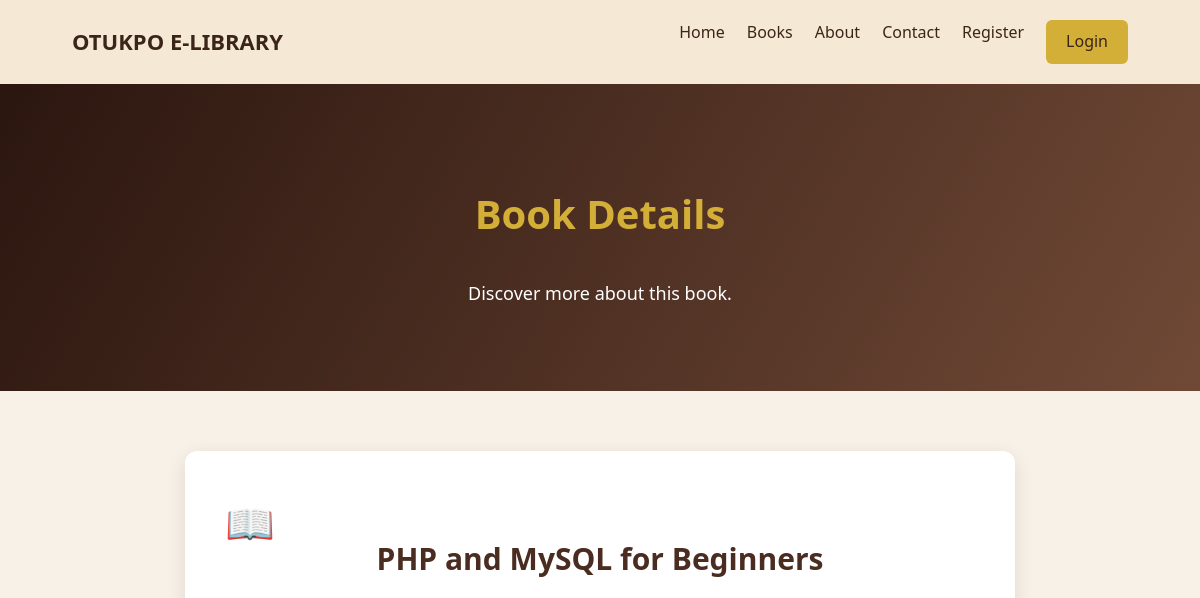
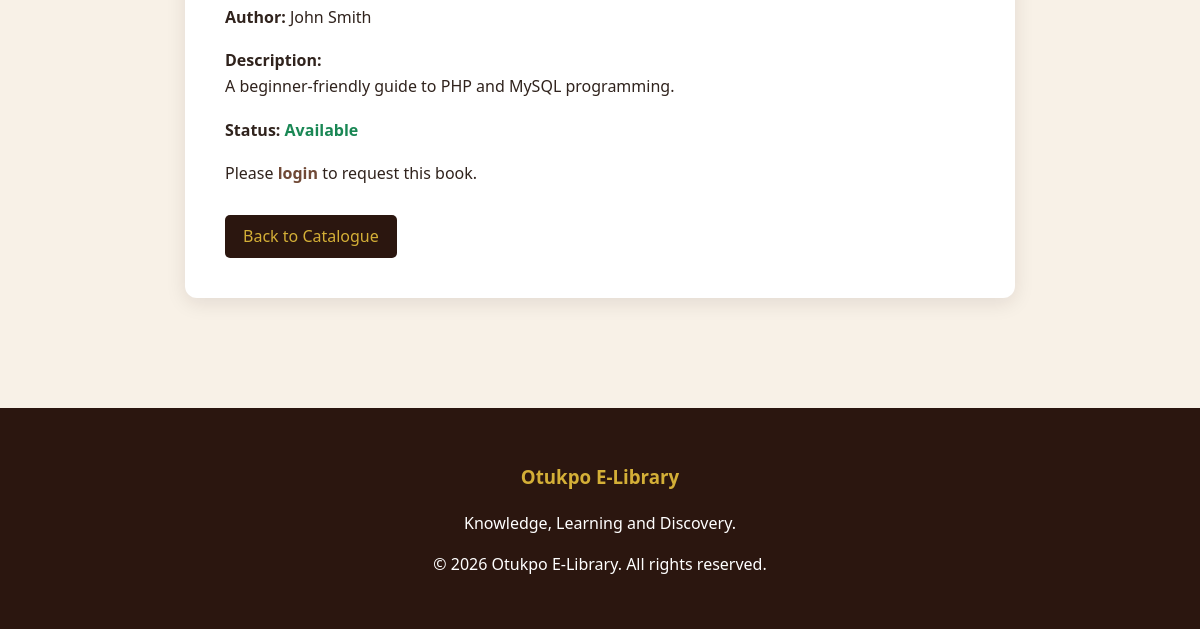
The app's page /book.php?id=1, older data (2 pictures, top to bottom).
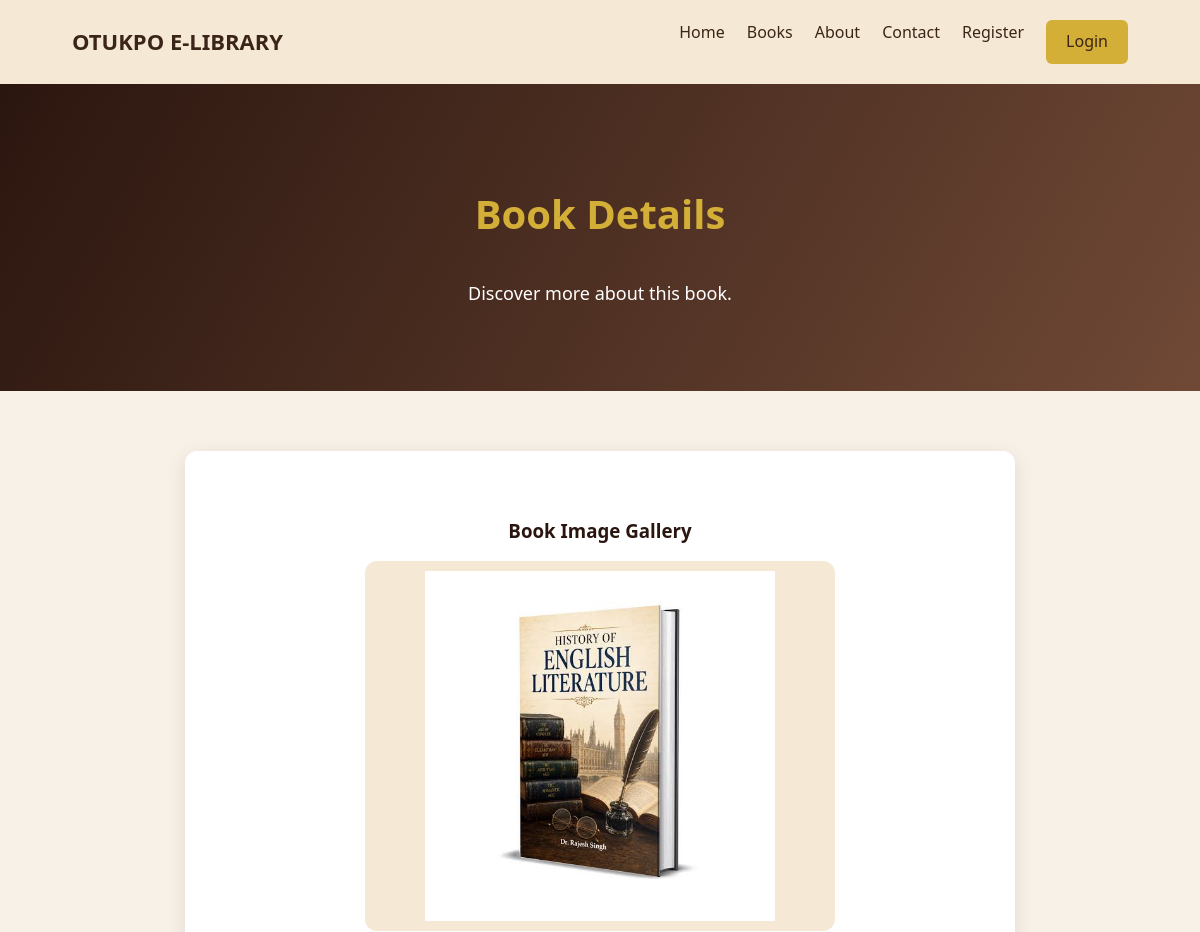
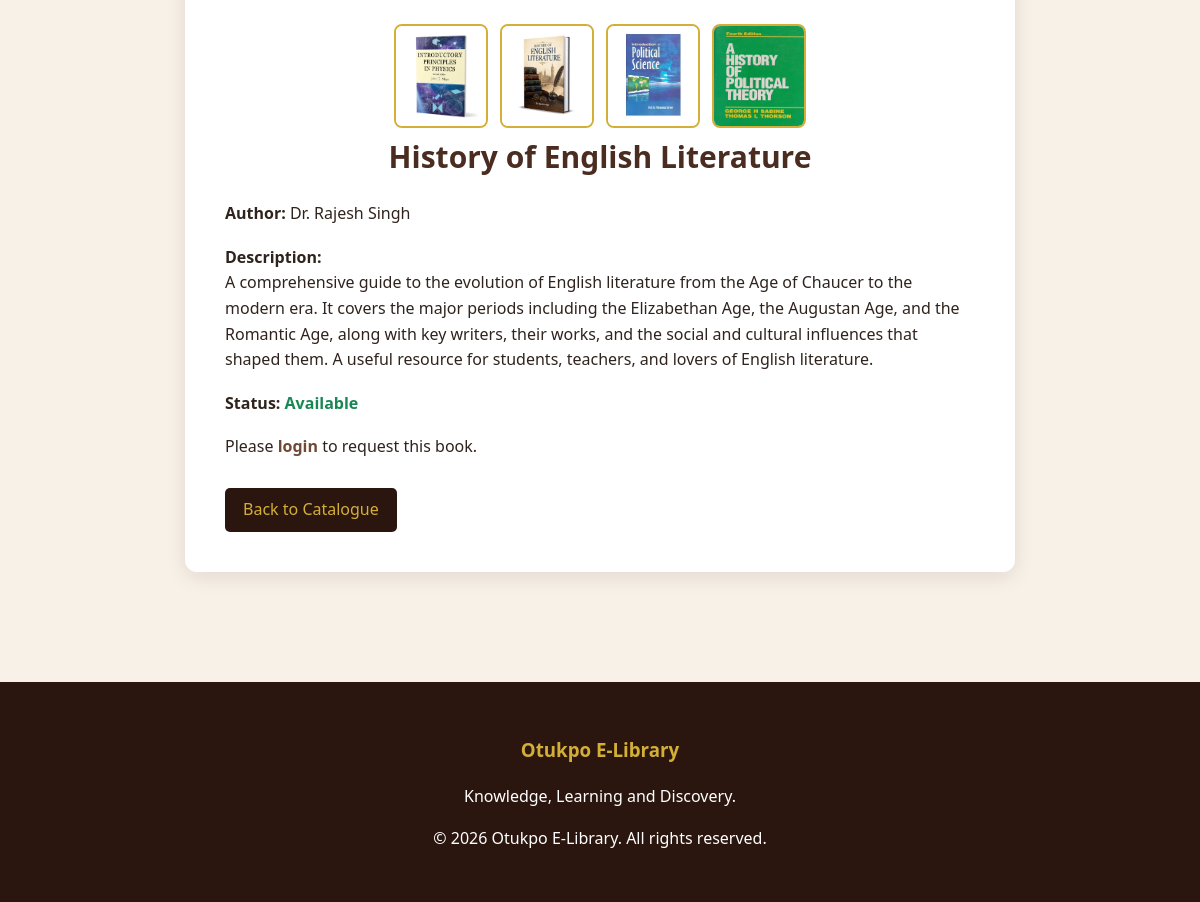
The same page, newer data (2 pictures, top to bottom).
### tables this page shows
CREATE TABLE `books` (
  `id` int(11) NOT NULL,
  `title` varchar(255) NOT NULL,
  `author` varchar(150) NOT NULL,
  `category_id` int(11) DEFAULT NULL,
  `description` text DEFAULT NULL,
  `is_available` tinyint(1) DEFAULT 1,
  `cover_image` varchar(255) DEFAULT NULL,
  `coverimage` varchar(255) DEFAULT NULL
);

CREATE TABLE `book_images` (
  `id` int(11) NOT NULL,
  `book_id` int(11) NOT NULL,
  `image_path` varchar(255) NOT NULL,
  `created_at` timestamp NOT NULL DEFAULT current_timestamp()
);

### classes/book.php (called while the page is built, shortened)
<?php
class Book {
    private $conn;
    public function __construct($db) {
        $this->conn = $db;
    }
    public function getBookById($id) {
        $sql = "SELECT * FROM books WHERE id = :id";
        $stmt = $this->conn->prepare($sql);
        $stmt->bindParam(':id', $id);
        $stmt->execute();
        return $stmt->fetch(PDO::FETCH_ASSOC);
    }
}
?>

### book.php (the view, shortened to what this page needs)
<?php
require_once __DIR__ . "/config/database.php";
require_once __DIR__ . "/classes/Book.php";
$db = new Database();
$conn = $db->connect();
$book = new Book($conn);
$id = filter_input(INPUT_GET, 'id', FILTER_VALIDATE_INT);
$bookDetails = $book->getBookById($id);
$imageQuery = $conn->prepare("
    SELECT image_path
    FROM book_images
    WHERE book_id = :book_id
    ORDER BY id ASC
");
$imageQuery->execute([
    ':book_id' => $id
]);
$bookImages = $imageQuery->fetchAll(PDO::FETCH_ASSOC);
$hasPendingRequest = false;
$mainImage = !empty($bookDetails['cover_image'])
    ? $bookDetails['cover_image']
    : (!empty($bookImages) ? $bookImages[0]['image_path'] : '');
?>
<!DOCTYPE html>
<html lang="en">
<head>
    <link rel="stylesheet" href="assets/css/style.css">
</head>
<body>
    <nav class="site-nav">
        <a href="index.php" class="brand">
            OTUKPO E-LIBRARY
        </a>
        <div class="nav-links">
            <a href="index.php">Home</a>
            <a href="books.php">Books</a>
            <a href="about.php">About</a>
            <a href="contact.php">Contact</a>
            <?php if (isset($_SESSION['member_id'])): ?>
                <a href="dashboard.php">Dashboard</a>
                <a href="logout.php" class="login-btn">Logout</a>
            <?php else: ?>
                <a href="register.php">Register</a>
                <a href="login.php" class="login-btn">Login</a>
            <?php endif; ?>
        </div>
    </nav>
    <section class="catalogue-hero">
        <h1>Book Details</h1>
        <p>Discover more about this book.</p>
    </section>
    <section class="section">
        <div class="details-card">
            <?php if (!empty($mainImage)): ?>
                <div class="book-gallery">
                    <h3 class="gallery-heading">Book Image Gallery</h3>
                    <img
                        id="mainBookImage"
                        src="<?php echo htmlspecialchars($mainImage); ?>"
                        alt="<?php echo htmlspecialchars($bookDetails['title']); ?>"
                        class="main-book-image"
                    >
                    <?php if (!empty($bookImages)): ?>
                        <div class="gallery-thumbnails">
                            <?php foreach ($bookImages as $image): ?>
                                <img
                                    src="<?php echo htmlspecialchars($image['image_path']); ?>"
                                    alt="Book image"
                                    class="gallery-thumbnail"
                                    onclick="changeBookImage(this)"
                                >
                            <?php endforeach; ?>
                        </div>
                    <?php endif; ?>
                </div>
            <?php else: ?>
                <div class="book-icon">📖</div>
            <?php endif; ?>
            <h2>
                <?php echo htmlspecialchars($bookDetails['title']); ?>
            </h2>
            <p>
                <strong>Author:</strong>
                <?php echo htmlspecialchars($bookDetails['author']); ?>
            </p>
            <p>
                <strong>Description:</strong><br>
                <?php
                echo htmlspecialchars(
                    $bookDetails['description'] ?? 'No description available.'
                );
                ?>
            </p>
            <p>
                <strong>Status:</strong>
                <?php if ($bookDetails['is_available']): ?>
                    <span class="available">Available</span>
                <?php else: ?>
                    <span class="unavailable">Unavailable</span>
                <?php endif; ?>
            </p>
            <?php if ($bookDetails['is_available']): ?>
                <?php if (isset($_SESSION['member_id'])): ?>
                    <?php if ($hasPendingRequest): ?>
                        <div class="request-section">
                            <h3>Request Already Submitted</h3>
                            <p>
                                You already have a pending borrowing request
                                for this book. Please wait for the librarian
                                to review your request.
                            </p>
                            <a href="dashboard.php" class="book-link">
                                View My Dashboard
                            </a>
                        </div>
                    <?php else: ?>
                        <div class="request-section">
                            <h3>Request This Book</h3>
                            <form action="processes/borrow_process.php" method="POST">
                                <input
                                    type="hidden"
                                    name="book_id"
                                    value="<?php echo (int) $bookDetails['id']; ?>"
                                >
                                <label for="pickup_date">
                                    Preferred Pickup Date:
                                </label>
                                <input
                                    type="date"
                                    id="pickup_date"
                                    name="pickup_date"
                                    min="<?php echo date('Y-m-d'); ?>"
                                    required
                                    class="form-control"
                                >
                                <div class="terms-check">
                                    <input
                                        type="checkbox"
                                        id="terms_agreed"
                                        name="terms_agreed"
                                        value="1"
                                        required
                                    >
                                    <label for="terms_agreed">
                                        I agree to the
                                        <a href="terms.php" target="_blank">
                                            borrowing terms
                                        </a>.
                                    </label>
                                </div>
                                <button type="submit" class="btn-gold">
                                    Request Book
                                </button>
                            </form>
                        </div>
                    <?php endif; ?>
                <?php else: ?>
                    <p class="login-notice">
                        Please
                        <a href="login.php">login</a>
                        to request this book.
                    </p>
                <?php endif; ?>
            <?php endif; ?>
            <a href="books.php" class="book-link">
                Back to Catalogue
            </a>
        </div>
    </section>
    <footer class="site-footer">
        <h3>Otukpo E-Library</h3>
        <p>Knowledge, Learning and Discovery.</p>
        <p>
            &copy; <?php echo date('Y'); ?>
            Otukpo E-Library. All rights reserved.
        </p>
    </footer>
</body>
</html>

### assets/css/style.css (style rules this page uses)
:root { --brown-dark: #2B160F; --brown: #4A2C20; --brown-light: #704936; --gold: #D4AF37; --gold-light: #E8CB75; --cream: #F8F1E7; --white: #FFFFFF; --text-dark: #30231D; }
body { background-color: var(--cream); color: var(--text-dark); font-family: 'Segoe UI', sans-serif; margin: 0; line-height: 1.6; }
a { text-decoration: none; color: var(--brown); }
h1, h2, h3, h4, h5 { color: var(--brown-dark); font-weight: 700; }
footer { background-color: var(--brown-dark); color: var(--white); padding: 30px 0; margin-top: 50px; }
img { max-width: 100%; }
.site-nav { background: #2B160F; padding: 20px 6%; display: flex; justify-content: space-between; align-items: center; flex-wrap: wrap; gap: 15px; }
.brand { color: #D4AF37; font-size: 22px; font-weight: bold; }
.nav-links { display: flex; gap: 22px; flex-wrap: wrap; }
.nav-links a { color: white; font-weight: 500; }
.login-btn { background: #D4AF37; color: #2B160F !important; padding: 9px 20px; border-radius: 6px; }
.section { padding: 60px 7%; }
.section h2 { text-align: center; font-size: 30px; margin-top: -20px; }
.book-link { display: inline-block; background: #2B160F; color: #D4AF37; padding: 9px 18px; border-radius: 5px; margin-top: 10px; }
.site-footer { background: #2B160F; color: white; text-align: center; padding: 35px 15px; }
.site-footer h3 { color: #D4AF37; }
.catalogue-hero { background: linear-gradient(120deg, #2B160F, #704936); color: white; text-align: center; padding: 65px 20px; }
.catalogue-hero h1 { color: #D4AF37; font-size: 40px; }
.catalogue-hero p { font-size: 18px; }
.available { color: #198754; font-weight: bold; }
.details-card { max-width: 750px; margin: 0 auto; background: white; padding: 40px; border-radius: 12px; box-shadow: 0 5px 20px rgba(43, 22, 15, 0.10); }
.details-card h2 { color: #4A2C20; margin-bottom: 20px; }
.details-card p { margin-bottom: 18px; }
.terms-check a, .login-notice a { color: #704936; font-weight: bold; }
html, body { width: 100%; max-width: 100%; overflow-x: hidden; }
.site-nav { background: #F5E9D5 !important; }
.site-nav .brand, .site-nav a { color: #3B2418 !important; }
.book-icon { font-size: 40px; }

### book.php (style rules this page uses)
.book-gallery { margin: 25px 0; text-align: center; }
.main-book-image { width: 100%; max-width: 450px; height: 350px; object-fit: contain; border-radius: 12px; background: #f5e9d5; padding: 10px; }
.gallery-thumbnails { display: flex; flex-wrap: wrap; justify-content: center; gap: 12px; margin-top: 18px; }
.gallery-thumbnails img { width: 90px; height: 100px; object-fit: cover; border-radius: 8px; border: 2px solid #d4af37; cursor: pointer; }
.gallery-heading { margin-bottom: 15px; }

Row changes from the older to the newer data that the page shows:
changed books: cover_image: picture added; title "PHP and MySQL for Beginners" → "History of English Literature"; author "John Smith" → "Dr. Rajesh Singh"; description "A beginner-friendly guide to PHP and MySQL programming." → "A comprehensive guide to the evolution of English literature from the Age of Chaucer to the modern era. It covers the major periods including the Elizabethan Age, the Augustan Age, and the Romantic Age, along with key writers, their works, and the social and cultural influences that shaped them. A useful resource for students, teachers, and lovers of English literature."
added book_images: image_path (picture)
added book_images: image_path (picture)
added book_images: image_path (picture)
added book_images: image_path (picture)
Text that changed along with them:
text now shown: "Book Image Gallery"
